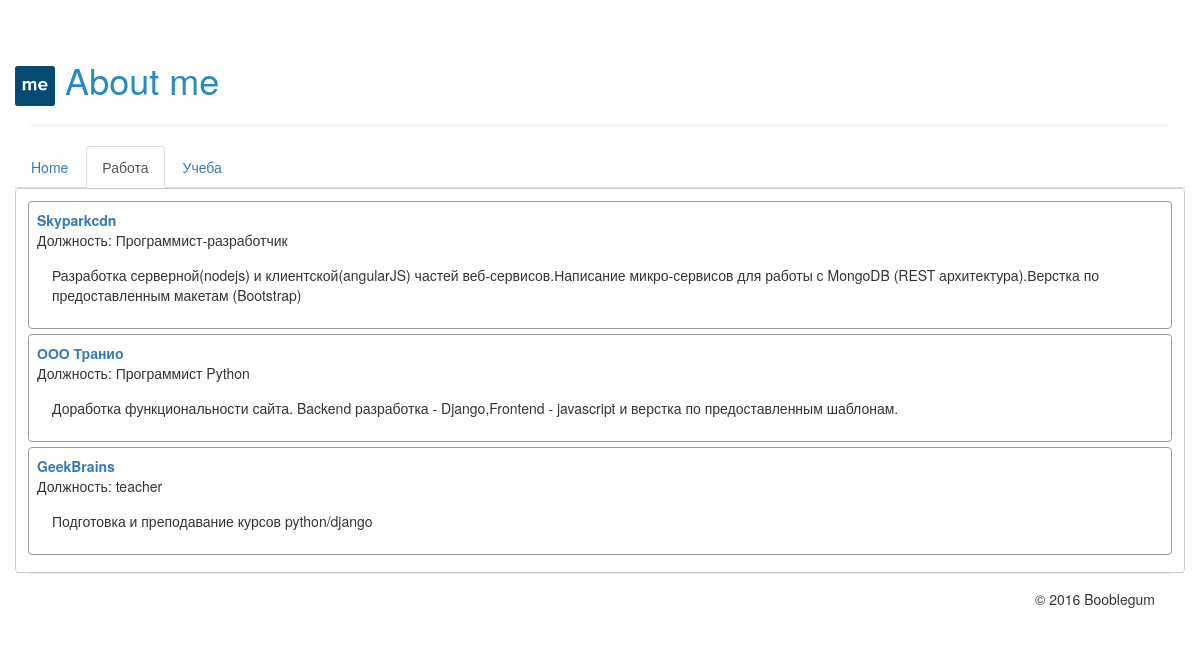
The app's page /works with its own data.
### mainapp/models.py (models this page shows)
class Work(models.Model):
    organization = models.ForeignKey(Organization,
            verbose_name='Организация')
    position = models.CharField(verbose_name='Должность', max_length=16)
    duties = models.TextField(verbose_name='Обязанности')
    period = models.PositiveIntegerField(verbose_name='Время работы', default=1)

class Organization(models.Model):
    name = models.CharField(verbose_name='Название', max_length=32,
                            unique=True)
    region = models.CharField(verbose_name='Регион', max_length=32)
    site = models.CharField(verbose_name='Сайт', max_length=64,
                            blank=True)
    tax_id = models.IntegerField(verbose_name='ИНН')

### mainapp/views.py (the view)
# urls.py: url(r'^works$', works),
def works(request):
    _works = Work.objects.all()
    return render(request, "works.html", {"works": _works, "page": request.path[1:]})

### templates/works.html (shortened to what this page needs)
{% extends 'base.html' %}
{% block content %}
    {% for work in works %}
        <div class="block">
            <div class="header">
                <a href="/work/{{ work.id }}">
                    {{ work.organization.name }}
                </a>
            </div>
            <div class="post">
                Должность: {{ work.position }}
            </div>
            <div class="desc">
                {{ work.duties }}
            </div>
        </div>
    {% endfor %}
{% endblock %}

### templates/base.html (shortened to what this page needs)
<!DOCTYPE html>
<html>
<head>
    <link rel="stylesheet" href="/static/css/bootstrap.min.css"/>
    <link rel="stylesheet" href="/static/css/style.css"/>
    {% block css %}
        <link rel="stylesheet" href="/static/css/bootstrap.min.css"/>
        <link rel="stylesheet" href="/static/css/style.css"/>
    {% endblock %}
</head>
<body>
<div class="container">
    <div class="page-header">
        <a href="/">
            <div class="row">
                <h1><img class="logo" src="/static/img/about_me-logo.png"> About me</h1>
            </div>
        </a>
    </div>
    {%  include 'inc-menu.html' %}
    <div class="row content">
        {% block content %}
        {% endblock %}
    </div>
    <div class="modal-footer">
        &copy; 2016 Booblegum
    </div>
</div>
</body>
</html>

### templates/inc-menu.html
<div class="row menu">
    <ul class="nav nav-tabs">
        <li class="{% if not page %}active{% endif %}">
            <a href="/">Home</a>
        </li>
         <li class="{% if page == 'works' %}active{% endif %}">
            <a href="/works">Работа</a>
        </li>
         <li class="{% if page == 'learns' %}active{% endif %}">
            <a href="/learns">Учеба</a>
        </li>
    </ul>
</div>

### static/css/style.css (style rules this page uses)
h1 { color: #268cbe; }
img.logo { width: 40px; }
.content { border: 1px solid #ccc; border-radius: 4px; padding: 12px; }
.block { padding: 8px; margin-bottom: 5px; border: 1px solid #9b9b9b; border-radius: 4px; }
.header { font-weight: bold; }
.desc { padding: 15px; }

### records on screen
Work: organization.name "Skyparkcdn", position "Программист-разработчик", duties "Разработка серверной(nodejs) и клиентской(angularJS) частей веб-сервисов.Написание микро-сервисов для работы с MongoDB (REST архитектура).Верстка по предоставленным макетам (Bootstrap)"
Work: organization.name "ООО Транио", position "Программист Python", duties "Доработка функциональности сайта. Backend разработка - Django,Frontend - javascript и верстка по предоставленным шаблонам."
Work: organization.name "GeekBrains", position "teacher", duties "Подготовка и преподавание курсов python/django"
